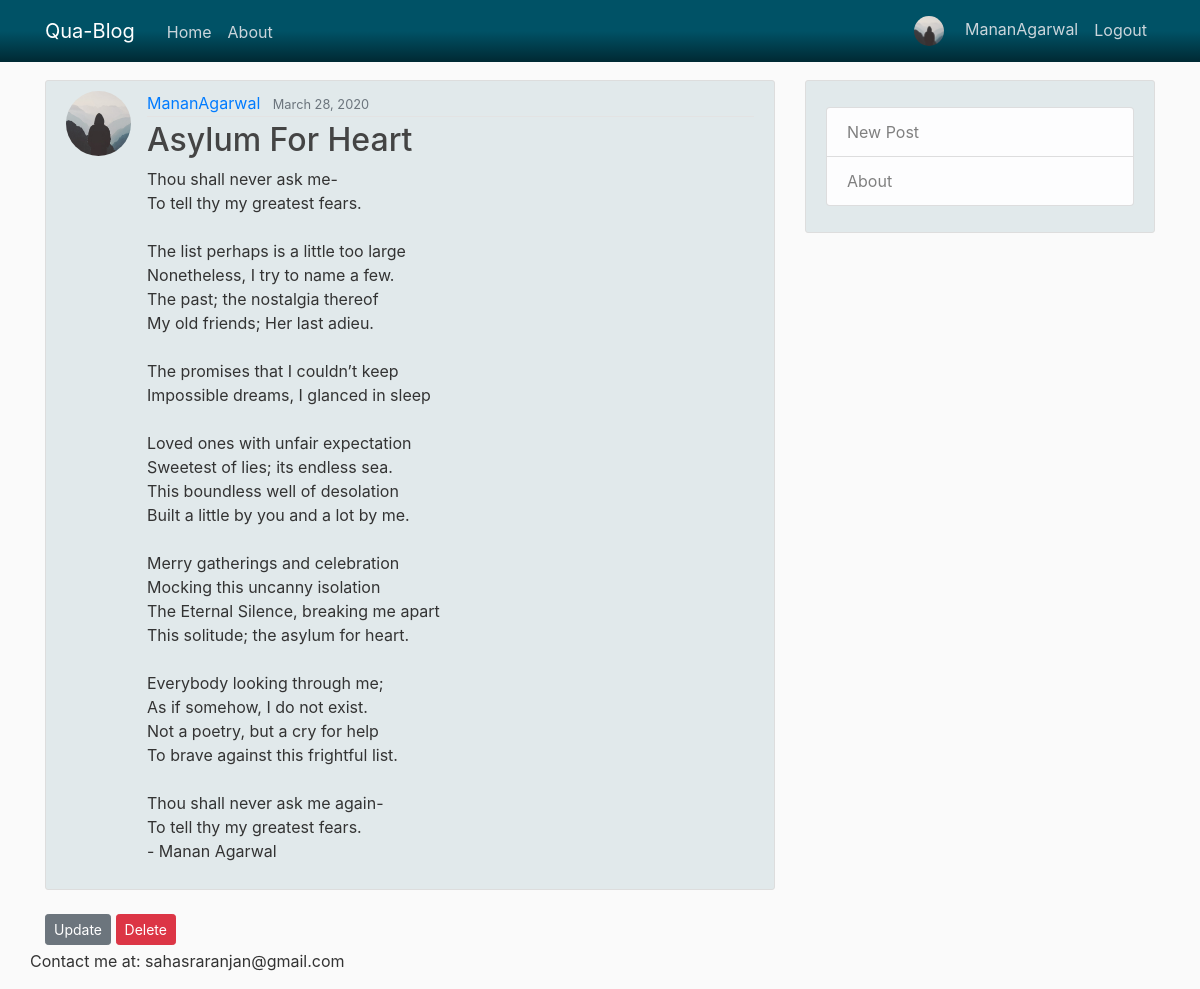
The page /post/8/ (signed in) on the database its author committed.
### users/models.py (models this page shows, shortened)
class Profile(models.Model):
    user = models.OneToOneField(User, on_delete=models.CASCADE)
    image = models.ImageField(default='default2.jpg', upload_to='profile_pics')

### blog/models.py (models this page shows, shortened)
class Post(models.Model):
    title = models.CharField(max_length=100)
    content = models.TextField()
    date_posted = models.DateTimeField(default=timezone.now)
    author = models.ForeignKey(User, on_delete=models.CASCADE)

### blog/views.py (the view)
# urls.py: path('post/<int:pk>/', PostDetailView.as_view(), name='post-detail'),
class PostDetailView(DetailView):
    model = Post

### blog/templates/blog/post_detail.html
{% extends "blog/base.html" %}
{% block content %}
  <article class="media content-section" style="background-color: rgba(0, 82, 102, 0.1)">
    <img class="rounded-circle article-img" src="{{ object.author.profile.image.url }}">
    <div class="media-body">
      <div class="article-metadata">
        <a class="mr-2" href="#">{{ object.author }}</a>
        <small class="text-muted">{{ object.date_posted|date:"F d, Y" }}</small>
      </div>
      <h2 class="article-title">{{ object.title }}</h2>
      <p class="article-content">{{ object.content }}</p>
    </div>
  </article>
  <div>
  	{% if object.author == user %}
	    <a class="btn btn-secondary btn-sm mt-1 mb-1" href="{% url 'post-update' object.id %}">Update</a>
	    <a class="btn btn-danger btn-sm mt-1 mb-1" href="{% url 'post-delete' object.id %}">Delete</a>
    {% endif %}
  </div>
{% endblock content %}

### blog/templates/blog/base.html (shortened to what this page needs)
{% load static %}
<!DOCTYPE html>
<html>
<head>
    <link rel="stylesheet" href="https://maxcdn.bootstrapcdn.com/bootstrap/4.0.0/css/bootstrap.min.css">
    <link rel="stylesheet" type="text/css" href="{% static 'blog/main.css' %}">
</head>
<body>
    <header class="site-header">
      <nav class="navbar navbar-expand-md navbar-dark bg-steel fixed-top" style="background: linear-gradient(to bottom, #005266 50%, #002933 100%)">
        <div class="container" style="color: #005266">
          <a class="navbar-brand mr-4" href="{% url 'blog-home' %}">Qua-Blog</a>
          <div class="collapse navbar-collapse" id="navbarToggle">
            <div class="navbar-nav mr-auto">
              <a class="nav-item nav-link" href="{% url 'blog-home' %}" style="padding-top: 10px">Home</a>
              <a class="nav-item nav-link" href="{% url 'blog-about' %}" style="padding-top: 10px">About</a>
            </div>
            <div class="navbar-nav">
              {% if user.is_authenticated %}
                <a href="{% url 'profile' %}">
                  <a class="nav-item nav-link" href="{% url 'profile' %}">
                  	<img class="rounded-circle article-img" src="{{ user.profile.image.url }}" style="width: 30px; height: 30px">
                  	{{ user.username }}
                  </a>
                </a>
                <a class="nav-item nav-link" href="{% url 'logout' %}" style="padding-top: 10px">Logout</a>
              {% else %}
                <a class="nav-item nav-link" href="{% url 'login' %}">Login</a>
                <a class="nav-item nav-link" href="{% url 'register' %}">Register</a>
              {% endif %}
            </div>
          </div>
        </div>
      </nav>
    </header>
    <main role="main" class="container">
      <div class="row" >
        <div class="col-md-8">
          {% block content %}{% endblock content %}
        </div>
        <div class="col-md-4">
          <div class="content-section" style="background-color: rgba(0, 82, 102, 0.1)">
            <p class='text-muted'>
              <ul class="list-group" >
                <li class="list-group-item list-group-item-light"><a href="{% url 'post-create' %}" style="text-decoration: none; color: gray">New Post</a></li>
                <li class="list-group-item list-group-item-light"><a href="{% url 'blog-about' %}" style="text-decoration: none; color: gray">About</a></li>
              </ul>
            </p>
          </div>
        </div>
        <p>Contact me at: sahasraranjan@gmail.com</p>
      </div>
    </main>
</body>
</html>

### blog/static/blog/main.css (style rules this page uses)
body { background: #fafafa; color: #333333; margin-top: 5rem; }
h1, h2, h3, h4, h5, h6 { color: #444444; }
ul { margin: 0; }
.bg-steel { background-color: #5f788a; }
.site-header .navbar-nav .nav-link { color: #cbd5db; }
.content-section { background: #ffffff; padding: 10px 20px; border: 1px solid #dddddd; border-radius: 3px; margin-bottom: 20px; }
.article-title { color: #444444; }
.article-content { white-space: pre-line; }
.article-img { height: 65px; width: 65px; margin-right: 16px; }
.article-metadata { padding-bottom: 1px; margin-bottom: 4px; border-bottom: 1px solid #e3e3e3 }

### rows shown on the page
Post: author.profile.image (placeholder picture), author "MananAgarwal", date_posted "March 28, 2020", title "Asylum For Heart", content "Thou shall never ask me- To tell thy my greatest fears. The list perhaps is a little too large Nonetheless, I try to name a few. The past; the nostalgia thereof My old friends; Her last adieu. The promises that I couldn’t keep Impossible dreams, I glanced in sleep Loved ones with unfair expectation Sweetest of lies; its endless sea. This boundless well of desolation Built a little by you and a lot by me. Merry gatherings and celebration Mocking this uncanny isolation The Eternal Silence, breaking me apart This solitude; the asylum for heart. Everybody looking through me; As if somehow, I do not exist. Not a poetry, but a cry for help To brave against this frightful list. Thou shall never…"

### other values the page prints
{{ user.username }} "MananAgarwal"
